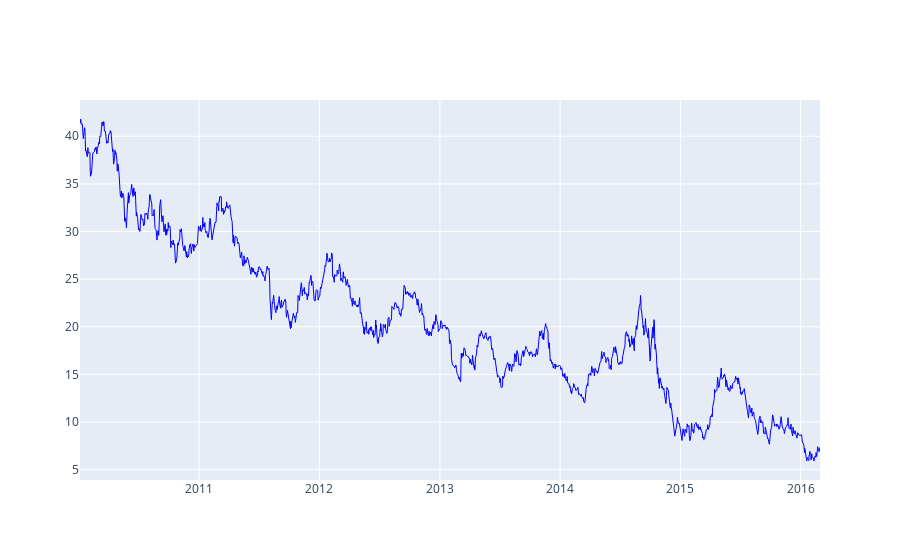

The notebook cell this image was saved under:
### Code cell
ticker ="PETR3.SA"


df = yf.download(ticker)
df=df["2010":"2016-02"]


fig = go.Figure()

fig.add_trace(
    go.Scatter(
        name="Ação",
        x=df.index,
        y=df["Close"],
        line=dict(color='blue', width=1))
)

### Figure 1 — Plotly figure (JSON) as saved in the notebook; plotly's stock layout.template omitted (floating-point values rounded to 4 significant figures; data arrays with more than 128 entries replaced by an {"elided": "..."} marker saying what was removed)
{"data": [{"line": {"color": "blue", "width": 1}, "name": "Ação", "type": "scatter", "x": {"elided": "1521 str values"}, "y": {"elided": "1521 float values"}}], "layout": {}}
